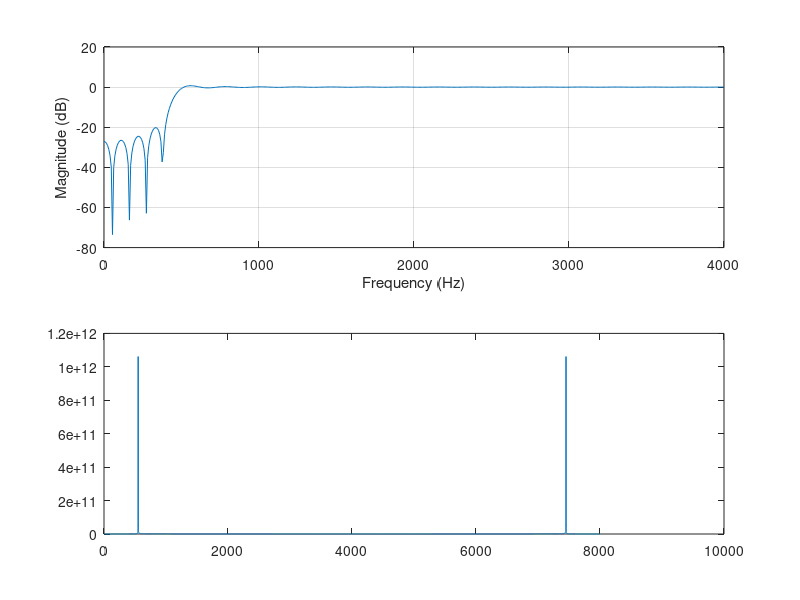

MATLAB code for this plot: (Note: this script raises an error after producing the figure.)
% meu filtro fir pronto, ordem 197
h = [ 83 -25 -25 -26 -27 -28 -26 -22 -16 -8 2 13 22 30 34 33 28 19 6 -9 -24 -38 -47 -52 -50 -41 -26 -6 16 38 57 70 75 70 55 32 3 -29 -60 -85 -101 -105 -96 -73 -39 3 48 90 123 143 145 129 95 45 -14 -76 -133 -177 -201 -201 -174 -123 -51 34 121 199 258 289 284 241 163 56 -69 -197 -312 -397 -439 -427 -357 -232 -59 143 355 549 699 778 765 644 408 62 -383 -902 -1465 -2035 -2572 -3037 -3398 -3625 29065 -3625 -3398 -3037 -2572 -2035 -1465 -902 -383 62 408 644 765 778 699 549 355 143 -59 -232 -357 -427 -439 -397 -312 -197 -69 56 163 241 284 289 258 199 121 34 -51 -123 -174 -201 -201 -177 -133 -76 -14 45 95 129 145 143 123 90 48 3 -39 -73 -96 -105 -101 -85 -60 -29 3 32 55 70 75 70 57 38 16 -6 -26 -41 -50 -52 -47 -38 -24 -9 6 19 28 33 34 30 22 13 2 -8 -16 -22 -26 -28 -27 -26 -25 -25 83 ]

Fsam = 8000 

% filtro fir metodo kaiser
[n, w, beta, ftype] = kaiserord ([400, 500], [0, 1], [0.1, 0.1], 8000);
b = fir1 (n, w, kaiser (n+1, beta), ftype, "noscale");
freqz (b, 1, [], 8000);

% Create a 5 seconds signal with 3 components:
% a 1 Hz and a 200 Hz sinusoidal component and some gaussian noise.
t=0:1/Fsam:1;
input = sin(2*pi*300*t) + sin(2*pi*700*t) + randn(size(t));

Fsam = 8000 
t=0:1/Fsam:1;
input = sin(2*pi*150*t) + sin(2*pi*550*t);

plot(abs(fft(input)))

inputq = round(input * 2^13 );

fd = fopen("2sine.dat","w")
fprintf(fd, "%d ", inputq)
fclose(fd)

out = filter2(h,inputq);

plot(abs(fft(out)))
%ou
plot( 20*log10( abs( fft(h)(1:4000) ) ) )

%%%%%%%%%%%%%%%%%%%%%%%%%%%%%

Fsam = 8000;
t = 0:1/Fsam:1;
input = sin(2*pi*100*t) + sin(2*pi*1000*t) + sin(2*pi*3000*t);

plot( abs( fft(input)(1:4000) ) )

inputq = round(input * 2^13 );

fd = fopen("3sine.dat","w");
fprintf(fd, "%d ", inputq);
fclose(fd);

out = filter2(h,inputq);

plot(abs(fft(out)))
%ou
plot( 20*log10( abs( fft(h)(1:4000) ) ) )

%%%%%%%%%%%%%%%%%%%%%%%%%%%%%

plot( abs( fft(in)(1:4000) ) );
figure;
plot( abs( fft(out)(1:4000) ) );

plot( 20*log10( abs( fft(in)(1:4000) ) ) );
figure;
plot( 20*log10( abs( fft(out)(1:4000) ) ) );

soundsc(out, 8000, 16);

